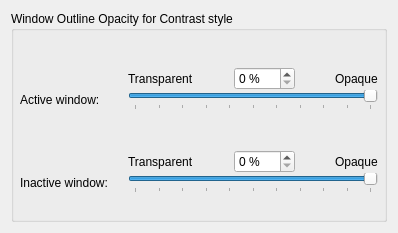
     <widget class="QWidget" name="contrastOpacityPage">
      <layout class="QVBoxLayout" name="verticalLayout_7">
       <item>
        <widget class="QGroupBox" name="groupBox_2">
         <property name="title">
          <string>Window Outline Opacity for Contrast style</string>
         </property>
         <layout class="QVBoxLayout" name="verticalLayout_5">
          <property name="spacing">
           <number>6</number>
          </property>
          <property name="leftMargin">
           <number>6</number>
          </property>
          <property name="topMargin">
           <number>6</number>
          </property>
          <property name="rightMargin">
           <number>6</number>
          </property>
          <property name="bottomMargin">
           <number>6</number>
          </property>
          <item>
           <spacer name="verticalSpacer_2">
            <property name="orientation">
             <enum>Qt::Vertical</enum>
            </property>
            <property name="sizeType">
             <enum>QSizePolicy::Fixed</enum>
            </property>
            <property name="sizeHint" stdset="0">
             <size>
              <width>20</width>
              <height>30</height>
             </size>
            </property>
           </spacer>
          </item>
          <item>
           <layout class="QVBoxLayout" name="verticalLayout_6">
            <property name="spacing">
             <number>20</number>
            </property>
            <item>
             <layout class="QFormLayout" name="formLayout_3">
              <property name="verticalSpacing">
               <number>0</number>
              </property>
              <item row="0" column="1">
               <layout class="QHBoxLayout" name="horizontalLayout_3">
                <item>
                 <widget class="QLabel" name="_menuOpacityTransparentLabel_5">
                  <property name="text">
                   <string>Transparent</string>
                  </property>
                 </widget>
                </item>
                <item>
                 <spacer name="horizontalSpacer_10">
                  <property name="orientation">
                   <enum>Qt::Horizontal</enum>
                  </property>
                  <property name="sizeHint" stdset="0">
                   <size>
                    <width>40</width>
                    <height>20</height>
                   </size>
                  </property>
                 </spacer>
                </item>
                <item>
                 <widget class="QSpinBox" name="windowOutlineContrastOpacityActive_2">
                  <property name="suffix">
                   <string> %</string>
                  </property>
                  <property name="maximum">
                   <number>100</number>
                  </property>
                  <property name="value">
                   <number>0</number>
                  </property>
                 </widget>
                </item>
                <item>
                 <spacer name="horizontalSpacer_18">
                  <property name="orientation">
                   <enum>Qt::Horizontal</enum>
                  </property>
                  <property name="sizeHint" stdset="0">
                   <size>
                    <width>40</width>
                    <height>20</height>
                   </size>
                  </property>
                 </spacer>
                </item>
                <item>
                 <widget class="QLabel" name="_menuOpacityTransparentLabel_6">
                  <property name="text">
                   <string>Opaque</string>
                  </property>
                 </widget>
                </item>
               </layout>
              </item>
              <item row="1" column="0">
               <widget class="QLabel" name="_menuGroupDescription_3">
                <property name="text">
                 <string>Active window:</string>
                </property>
                <property name="buddy">
                 <cstring>windowOutlineShadowColorOpacity_2</cstring>
                </property>
               </widget>
              </item>
              <item row="1" column="1">
               <widget class="QSlider" name="windowOutlineContrastOpacityActive">
                <property name="minimum">
                 <number>0</number>
                </property>
                <property name="maximum">
                 <number>100</number>
                </property>
                <property name="singleStep">
                 <number>1</number>
                </property>
                <property name="pageStep">
                 <number>10</number>
                </property>
                <property name="value">
                 <number>100</number>
                </property>
                <property name="orientation">
                 <enum>Qt::Horizontal</enum>
                </property>
                <property name="invertedAppearance">
                 <bool>false</bool>
                </property>
                <property name="invertedControls">
                 <bool>false</bool>
                </property>
                <property name="tickPosition">
                 <enum>QSlider::TicksBelow</enum>
                </property>
                <property name="tickInterval">
                 <number>10</number>
                </property>
               </widget>
              </item>
              <item row="2" column="0">
               <spacer name="verticalSpacer_11">
                <property name="orientation">
                 <enum>Qt::Vertical</enum>
                </property>
                <property name="sizeType">
                 <enum>QSizePolicy::Maximum</enum>
                </property>
                <property name="sizeHint" stdset="0">
                 <size>
                  <width>20</width>
                  <height>40</height>
                 </size>
                </property>
               </spacer>
              </item>
              <item row="3" column="1">
               <layout class="QHBoxLayout" name="horizontalLayout_4">
                <item>
                 <widget class="QLabel" name="_menuOpacityTransparentLabel_7">
                  <property name="text">
                   <string>Transparent</string>
                  </property>
                 </widget>
                </item>
                <item>
                 <spacer name="horizontalSpacer_19">
                  <property name="orientation">
                   <enum>Qt::Horizontal</enum>
                  </property>
                  <property name="sizeHint" stdset="0">
                   <size>
                    <width>40</width>
                    <height>20</height>
                   </size>
                  </property>
                 </spacer>
                </item>
                <item>
                 <widget class="QSpinBox" name="windowOutlineContrastOpacityInactive_2">
                  <property name="suffix">
                   <string> %</string>
                  </property>
                  <property name="maximum">
                   <number>100</number>
                  </property>
                  <property name="value">
                   <number>0</number>
                  </property>
                 </widget>
                </item>
                <item>
                 <spacer name="horizontalSpacer_20">
                  <property name="orientation">
                   <enum>Qt::Horizontal</enum>
                  </property>
                  <property name="sizeHint" stdset="0">
                   <size>
                    <width>40</width>
                    <height>20</height>
                   </size>
                  </property>
                 </spacer>
                </item>
                <item>
                 <widget class="QLabel" name="_menuOpacityTransparentLabel_8">
                  <property name="text">
                   <string>Opaque</string>
                  </property>
                 </widget>
                </item>
               </layout>
              </item>
              <item row="4" column="0">
               <widget class="QLabel" name="_menuGroupDescription_4">
                <property name="text">
                 <string>Inactive window:</string>
                </property>
               </widget>
              </item>
              <item row="4" column="1">
               <widget class="QSlider" name="windowOutlineContrastOpacityInactive">
                <property name="minimum">
                 <number>0</number>
                </property>
                <property name="maximum">
                 <number>100</number>
                </property>
                <property name="singleStep">
                 <number>1</number>
                </property>
                <property name="pageStep">
                 <number>10</number>
                </property>
                <property name="value">
                 <number>100</number>
                </property>
                <property name="orientation">
                 <enum>Qt::Horizontal</enum>
                </property>
                <property name="invertedAppearance">
                 <bool>false</bool>
                </property>
                <property name="invertedControls">
                 <bool>false</bool>
                </property>
                <property name="tickPosition">
                 <enum>QSlider::TicksBelow</enum>
                </property>
                <property name="tickInterval">
                 <number>10</number>
                </property>
               </widget>
              </item>
             </layout>
            </item>
            <item>
             <spacer name="verticalSpacer_18">
              <property name="orientation">
               <enum>Qt::Vertical</enum>
              </property>
              <property name="sizeType">
               <enum>QSizePolicy::Expanding</enum>
              </property>
              <property name="sizeHint" stdset="0">
               <size>
                <width>20</width>
                <height>20</height>
               </size>
              </property>
             </spacer>
            </item>
           </layout>
          </item>
         </layout>
        </widget>
       </item>
      </layout>
     </widget>
